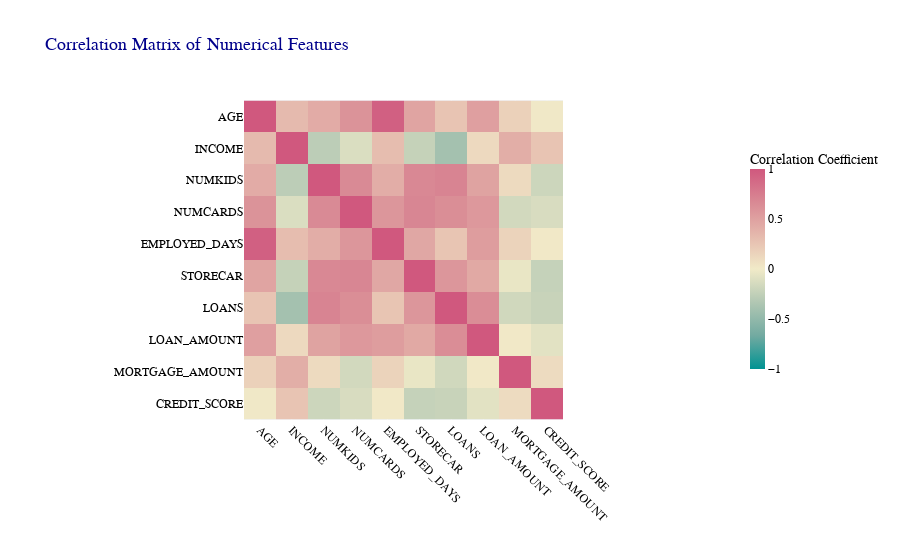

The code cell stored with this chart in its notebook:
### Code cell
num_col = ['AGE', 'INCOME', 'NUMKIDS', 'NUMCARDS', 'EMPLOYED_DAYS',
    'STORECAR', 'LOANS', 'LOAN_AMOUNT', 'MORTGAGE_AMOUNT', 'CREDIT_SCORE']
corr = df[num_col].corr()

# Create a heatmap using Plotly Express
fig = px.imshow(corr,
                labels=dict(x="Features", y="Features", color="Correlation"),
                x=num_col,
                y=num_col,
                color_continuous_scale=px.colors.diverging.Tealrose,
                zmin=-1, zmax=1,
                title="Correlation Matrix of Numerical Features")

# Update layout for better appearance
fig.update_layout(
    title_font=dict(size=18, family='Arial', color='darkblue'),
    xaxis_title="",
    yaxis_title="",
    xaxis=dict(tickangle=45),
    yaxis=dict(tickangle=0),
    font=dict(family="Arial", size=12, color="black"),
    coloraxis_colorbar=dict(
        title="Correlation Coefficient",
        thickness=15,
        len=0.75,
        xpad=10
    )
)

### Figure 1 — Plotly figure (JSON) as saved in the notebook; plotly's stock layout.template omitted (floating-point values rounded to 4 significant figures)
{"data": [{"coloraxis": "coloraxis", "hovertemplate": "Features: %{x}<br>Features: %{y}<br>Correlation: %{z}<extra></extra>", "name": "0", "type": "heatmap", "x": ["AGE", "INCOME", "NUMKIDS", "NUMCARDS", "EMPLOYED_DAYS", "STORECAR", "LOANS", "LOAN_AMOUNT", "MORTGAGE_AMOUNT", "CREDIT_SCORE"], "xaxis": "x", "y": ["AGE", "INCOME", "NUMKIDS", "NUMCARDS", "EMPLOYED_DAYS", "STORECAR", "LOANS", "LOAN_AMOUNT", "MORTGAGE_AMOUNT", "CREDIT_SCORE"], "yaxis": "y", "z": [[1, 0.3242, 0.4289, 0.6005, 0.9456, 0.478, 0.2576, 0.5132, 0.1683, 0.01497], [0.3242, 1, -0.2771, -0.1186, 0.3088, -0.2316, -0.4, 0.1157, 0.4093, 0.2575], [0.4289, -0.2771, 1, 0.6581, 0.4164, 0.6719, 0.7006, 0.4871, 0.1081, -0.1935], [0.6005, -0.1186, 0.6581, 1, 0.5735, 0.6875, 0.6351, 0.562, -0.1637, -0.1313], [0.9456, 0.3088, 0.4164, 0.5735, 1, 0.459, 0.2545, 0.5281, 0.1594, 0.01286], [0.478, -0.2316, 0.6719, 0.6875, 0.459, 1, 0.5779, 0.4474, -0.04041, -0.228], [0.2576, -0.4, 0.7006, 0.6351, 0.2545, 0.5779, 1, 0.6402, -0.1743, -0.2156], [0.5132, 0.1157, 0.4871, 0.562, 0.5281, 0.4474, 0.6402, 1, 0.01085, -0.07808], [0.1683, 0.4093, 0.1081, -0.1637, 0.1594, -0.04041, -0.1743, 0.01085, 1, 0.1042], [0.01497, 0.2575, -0.1935, -0.1313, 0.01286, -0.228, -0.2156, -0.07808, 0.1042, 1]]}], "layout": {"coloraxis": {"cmax": 1, "cmin": -1, "colorbar": {"len": 0.75, "thickness": 15, "title": {"text": "Correlation Coefficient"}, "xpad": 10}, "colorscale": [[0, "rgb(0, 147, 146)"], [0.1667, "rgb(114, 170, 161)"], [0.3333, "rgb(177, 199, 179)"], [0.5, "rgb(241, 234, 200)"], [0.6667, "rgb(229, 185, 173)"], [0.8333, "rgb(217, 137, 148)"], [1, "rgb(208, 88, 126)"]]}, "font": {"color": "black", "family": "Arial", "size": 12}, "title": {"font": {"color": "darkblue", "family": "Arial", "size": 18}, "text": "Correlation Matrix of Numerical Features"}, "xaxis": {"anchor": "y", "constrain": "domain", "domain": [0, 1], "scaleanchor": "y", "tickangle": 45, "title": {"text": ""}}, "yaxis": {"anchor": "x", "autorange": "reversed", "constrain": "domain", "domain": [0, 1], "tickangle": 0, "title": {"text": ""}}}}
